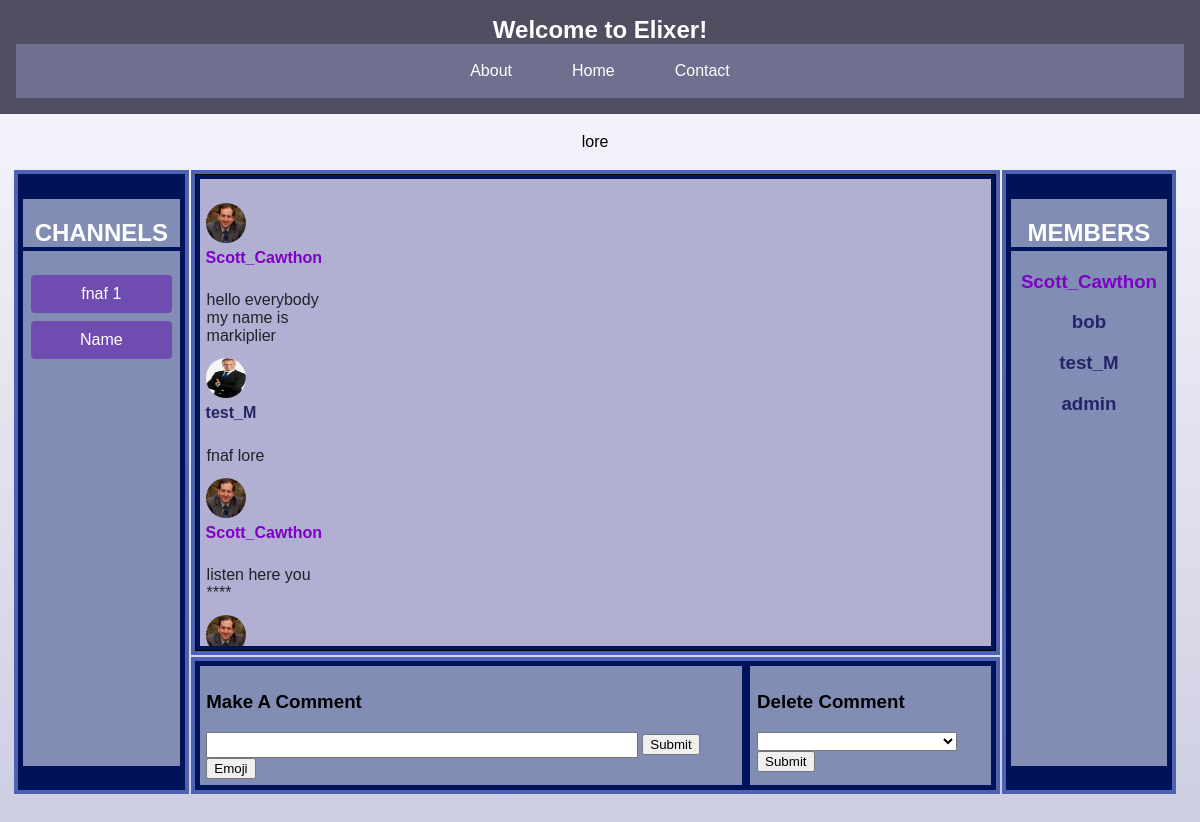
Page /channels/fnaf 1/ (signed in) on the committed database.
### app/models.py (models this page shows, shortened)
class Channel(models.Model):
    name = models.CharField(max_length=50, unique=True)
    description = models.CharField(max_length=200)
    creator = models.ForeignKey(CustomUser, on_delete=models.CASCADE)
    chat_members = models.ManyToManyField(
        CustomUser, related_name="channels", through="Membership"
    )
    MODE = (("Enabled", "Enabled"), ("Disabled", "Disabled"))
    safe_mode = models.CharField(
        max_length=10,
        choices=MODE,
    )

class Comment(models.Model):
    owner = models.ForeignKey(CustomUser, on_delete=models.CASCADE)
    channel = models.ForeignKey(Channel, on_delete=models.CASCADE)
    message = models.CharField(max_length=300)

class CustomUser(AbstractUser):
    email = models.EmailField(unique=True)
    profile_picture = models.ImageField(
        upload_to="profile_pictures/",
        null=True,
        blank=True,
    )
    groups = models.ManyToManyField(
        Group,
        verbose_name=("groups"),
        blank=True,
        related_name="customuser_set",
        related_query_name="user",
    )
    user_permissions = models.ManyToManyField(
        Permission,
        verbose_name=("user permissions"),
        blank=True,
        related_name="customuser_set",
        related_query_name="user",
    )

### app/views.py (the view, shortened to what this page needs)
# urls.py: path("channels/<str:channel_name>/", channel_view, name="channels"),
@login_required(login_url=login_view)
def channel_view(request, channel_name):
    try:
        you = CustomUser.objects.get(username=request.user.username)
        you_admin = you.groups.filter(name="Admin").exists
        channel_list = Channel.objects.filter(creator=you)
        involved_channels = Channel.objects.filter(chat_members=you).exclude(
            creator=you
        )
        C_List = set()
        for c1 in channel_list:
            C_List.add(c1)
        for c2 in involved_channels:
            C_List.add(c2)
        channel = Channel.objects.get(name=channel_name)
        channel_comments = Comment.objects.filter(channel=channel)
        you = CustomUser.objects.get(username=request.user.username)
        your_comments = Comment.objects.filter(owner=you, channel=channel)
        people_in_channel = channel.chat_members.exclude(id=channel.creator.id)
        context = {
            "channel": channel,
            "members": people_in_channel,
            "owner": channel.creator.username,
            "comments": channel_comments,
            "your_comments": your_comments,
            "all_in": C_List,
            "if_admin": you_admin,
        }
    except:
        return redirect(dashboard)
    return render(request, "channel.html", context)

### app/templates/channel.html (shortened to what this page needs)
{% extends "base.html" %}
{% load static %}
{% block content %}
<table class="ChannelTable">
  <tr class="GETSMALL">
    <td>
    </td>
    <td class="Talign">
      <p>{{ channel.description }}</p>
    </td>
    <td></td>
  </tr>
  <tr>
    <td class="ChannelTD" rowspan="3" >
      <div class="List">
        <h2 class="ListName">CHANNELS</h2>
      {% for a in all_in%}
          <a href="{% url 'channels' a.name %}"><button class="ChannelButton BoxBut">{{ a.name }}</button></a>
      {% endfor %}
      </div>
    </td>
<td class="messageTD">
  <div class="TestingMessages">
<br />
{% for comment in comments %}
{% if comment.owner.username == request.user.username %}
<div class="yourComment ">
<table class=" CommentTable">
  <tr>
    <td class="NoPad">
      {% if comment.owner.profile_picture %}
      <img src="{{ comment.owner.profile_picture.url }}" width="40" height="40" class="testingpic"/>
      {% else %}
      <img src="{% static "images/dinosaur_profile_default.jpg" %}" width="40" height="40" class="testingpic">
      {% endif %}
    </td>
  </tr>
  <tr>
    <td class="NoPad">
      {% if comment.owner.username == owner %}
      <h4 class="OwnerL NoPad">{{ comment.owner.username }}<h4>
      {% else %}
      <h4 class="MemberL NoPad">{{ comment.owner.username }}<h4>
      {% endif %}
    </td>
  </tr>
  <tr>
    <td class="TestingTD ">
      <p class="NoPad">{{ comment.message }}</p>
    </td>
  </tr>
</table>
</div>
{% comment %} <div class="yourComment">
<p class="NoPicTouch">{{ comment.owner.username }}: {{ comment.message }}</p>
{% if comment.owner.profile_picture %}
<img src="{{ comment.owner.profile_picture.url }}" width="40" height="40" class="testingpic"/>
{% else %}
<img src="{% static "images/dinosaur_profile_default.jpg" %}" width="40" height="40" class="testingpic">
</div>
{% endif %} {% endcomment %}
{% else %}
<div class="comment ">
<table class=" CommentTable">
  <tr>
    <td class="NoPad2">
      {% if comment.owner.profile_picture %}
      <img src="{{ comment.owner.profile_picture.url }}" width="40" height="40" class="testingpic"/>
      {% else %}
      <img src="{% static "images/dinosaur_profile_default.jpg" %}" width="40" height="40" class="testingpic">
      {% endif %}
    </td>
  </tr>
  <tr>
    <td class="NoPad2">
      {% if comment.owner.username == owner %}
      <h4 class="OwnerL NoPad2">{{ comment.owner.username }}<h4>
      {% else %}
      <h4 class="MemberL NoPad2">{{ comment.owner.username }}<h4>
      {% endif %}
    </td>
  </tr>
  <tr>
    <td class="TestingTD ">
      <p class="NoPad2">{{ comment.message }}</p>
    </td>
  </tr>
</table>
</div>
{% endif %}
{% endfor %}
<br>
</div>
    </td>
    <td class="MemberTD" rowspan="3">
      <div class="List">
        <h2 class="ListName">MEMBERS</h2>
      <h3 class="OwnerL">{{ owner }}</h3>
      {% for member in members %}
      <h3 class="MemberL">{{ member.username }}</h3>
      {% endfor %}
      </div>
    </td>
  </tr>
  <tr>
  <td class="CreateComment">
    <div class="CommentDiv1 Pad">
    <h3>Make A Comment</h3>
      <form method="POST">
        <input type="text" required name="comment_text" max_length="300" class="CommentBar" />
        <input type="submit"/>
      </form>
      <button id="emojiButton">Emoji</button>
    </div>
    <div class="Pad CommentDiv2">
      <h3>Delete Comment</h3>
      <form method="POST">
        <select name="comment_remove">
          <option></option>
        </select>
        <input type="submit" />
      </form>
    </div>
    </td>
    <td></td>
    <td></td>
  </tr>
</table>
<br />
<br />
{% endblock content %}

### app/static/styles.css (style rules this page uses)
:root { --darker_blue:#4f4f61; --lighter_blue:#6f708f; --border_exterior:#4d62b0; --border_interior: #001359; }
.BoxBut { width: 90%; }
.ChannelButton { background-color: #6f4caf; color: white; border: none; padding: 10px 20px; text-align: center; text-decoration: none; display: inline-block; font-size: 16px; margin: 4px 2px; cursor: pointer; border-radius: 4px; transition: background-color 0.3s ease; }
.GradBod { font-family: "Arial", sans-serif; background-size: cover; background-image: linear-gradient(to bottom,#f9f9ff,#bbbbd5); margin: 0; padding: 0; height: 100%; box-sizing: border-box; background-repeat: no-repeat; background-attachment: fixed; }
.GETSMALL { height:5pt; }
.ChannelTable { width: 98%; margin-right: auto; margin-left: auto; }
.ChannelTD { width: 15%; height: 100%; border: solid 3pt var(--border_exterior); background-color: var(--border_interior) }
.testingpic { border-radius: 50%; }
.MemberTD { background-color: var(--border_interior); width: 15%; border: solid 3pt var(--border_exterior); }
.ListName { color: white; border-bottom: solid 3pt var(--border_interior); }
.List { background-color: #828db5; border: solid 3pt var(--border_interior); text-align: center; overflow-y: auto; height: 425pt; }
.OwnerL { color: rgb(128, 0, 197); }
.NoPad2 { text-align: left; padding: 0; margin: 0; }
.MemberL { color: rgb(36, 36, 103); }
.TestingMessages { background-color: rgb(177, 176, 211); color: rgb(27, 36, 40); border: solid 3pt rgb(0, 19, 89); height: 350pt; overflow-y: auto; }
.messageTD { vertical-align: top; height: 350pt; border: solid 3pt rgb(77, 98, 176); background-color: black; }
.Pad { padding: 5pt; }
.comment { display: flex; justify-content: flex-start; padding:3pt; }
.CommentTable { max-width: 100pt; width: 100pt; word-wrap: break-word; }
.TestingTD { max-width: 500pt; word-wrap: break-word; }
.CommentDiv1 { width: 70%; border: solid 3pt var(--border_interior); background-color: #828db5; }
.CommentDiv2 { border: solid 3pt var(--border_interior); width: 30%; background-color: #828db5; }
.CommentBar { width: 80%; height: 15pt; }
.CreateComment { border: solid 3pt var(--border_exterior); display: flex; justify-content: space-evenly; background-color: var(--border_interior); }
.Talign { text-align: center; }
html { height: 100%; }

### rows in the picture
Channel: description "lore", name "fnaf 1"
Channel: name "Name"
Comment: owner.profile_picture (picture), owner.username "Scott_Cawthon", message "hello everybody my name is markiplier"
Comment: owner.profile_picture (picture), owner.username "test_M", message "fnaf lore"
Comment: owner.profile_picture (picture), owner.username "Scott_Cawthon", message "listen here you ****"
Comment: owner.profile_picture (picture)
CustomUser: username "Scott_Cawthon"
CustomUser: username "bob"
CustomUser: username "test_M"
CustomUser: username "admin"
